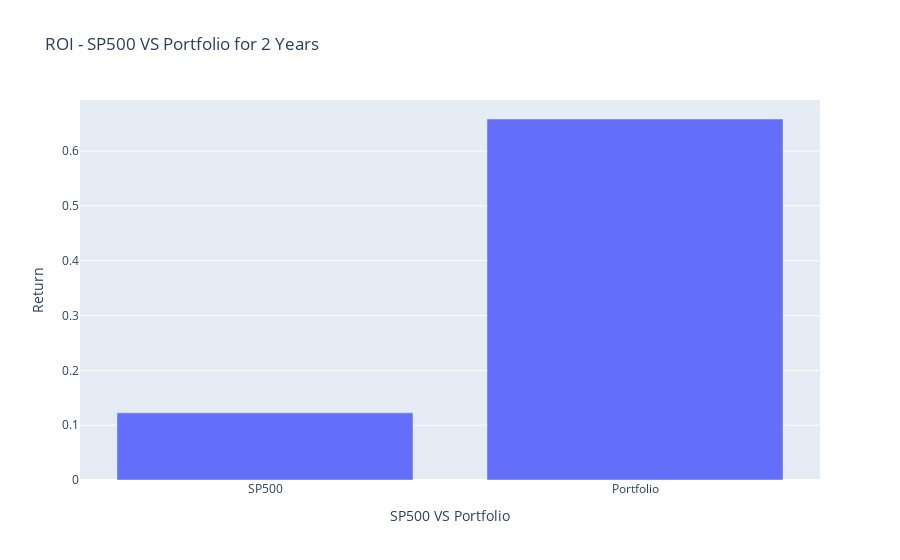

Source (notebook cell):
### Code cell
#plot the expected ROI of portfolio vs SP500 in recent 2 years
graph_three = []

graph_three.append(
      go.Bar(
      x = ['SP500', 'Portfolio'],
      y = [sp500_returen_two_years, portfolio_return_two_years] 
      )
    )

layout_three = dict(title = 'ROI - SP500 VS Portfolio for 2 Years',
                xaxis = dict(title = 'SP500 VS Portfolio',),
                yaxis = dict(title = 'Return'),
                )

fig = go.Figure(data=graph_three, layout=layout_three)
fig.show()

### Figure 1 — Plotly figure (JSON) as saved in the notebook; plotly's stock layout.template omitted (floating-point values rounded to 4 significant figures)
{"data": [{"type": "bar", "x": ["SP500", "Portfolio"], "y": [0.1225, 0.6585]}], "layout": {"title": {"text": "ROI - SP500 VS Portfolio for 2 Years"}, "xaxis": {"title": {"text": "SP500 VS Portfolio"}}, "yaxis": {"title": {"text": "Return"}}}}
